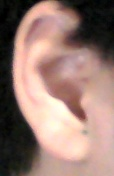
#> input picture tests/images/ear_test_left.jpg, 114 x 176 px
$ python akaze_test_matches.py
#> lines starting #> are read from the running program, lines starting #| are printed output that depends on the picture
# -*- coding: utf-8 -*-
# AKAZE(OpenCV) 動作検証用コード
# 2021/10/23

#OpenCVをインポート
import cv2

# １枚目の画像を読み込む
img1 = cv2.imread("./images/ear_test_left.jpg")
#> img1 is the input picture: shape (176, 114, 3); mean B, G, R 114.8, 123.8, 152.1
# ２枚目の画像を読み込む
img2 = cv2.imread("./images/save_img_left_1632986435.jpg")
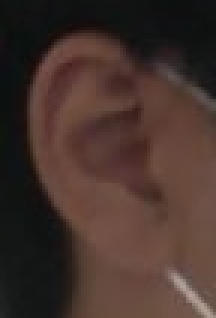
#> input picture tests/images/save_img_left_1632986435.jpg, 72 x 106 px (shown 3 times larger)
#> img2 is the input picture: shape (106, 72, 3); mean B, G, R 44.8, 50.9, 69.6

img1 = cv2.resize(img1, dsize=None, fx=3, fy=3)
#> img1: shape (528, 342, 3)
img2 = cv2.resize(img2, dsize=None, fx=3, fy=3)
#> img2: shape (318, 216, 3)

print("size:",img1.shape,img2.shape)
#| size: (528, 342, 3) (318, 216, 3)

# １枚目の画像をグレースケールで読み出し
gray1 = cv2.cvtColor(img1,cv2.COLOR_BGR2GRAY)
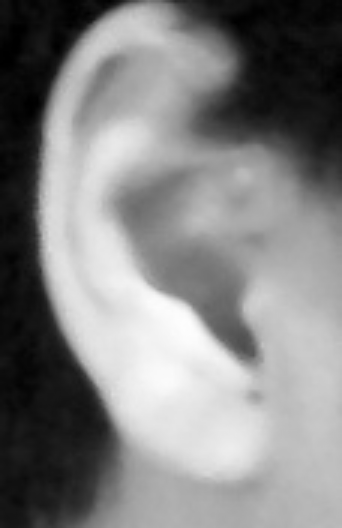
#> gray1: shape (528, 342); min 0, max 253, mean 131.1
# ２枚目の画像をグレースケールcd で読み出し
gray2 = cv2.cvtColor(img2,cv2.COLOR_BGR2GRAY)
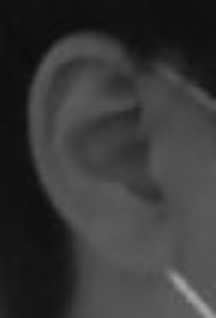
#> gray2: shape (318, 216); min 12, max 167, mean 55.7

# コントラスト均等化
clahe = cv2.createCLAHE(clipLimit=2.0, tileGridSize=(8,8))
gray1 = clahe.apply(gray1)
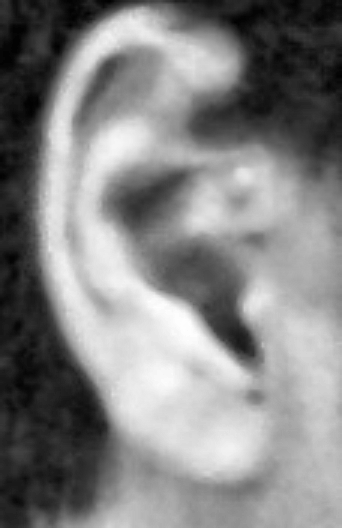
#> gray1: shape (528, 342); min 1, max 254, mean 132.3
gray2 = clahe.apply(gray2)
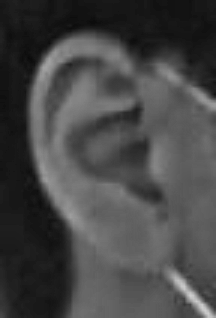
#> gray2: shape (318, 216); min 10, max 206, mean 70.8

# AKAZE検出器の生成
akaze = cv2.AKAZE_create()
# gray1にAKAZEを適用、特徴点を検出
kp1, des1 = akaze.detectAndCompute(gray1,None)
#> kp1 = 40 keypoints; strongest (x, y, size): (248, 308, 13.6), (255, 397, 11.4), (184, 312, 16.1), (245, 349, 11.4)
# gray2にAKAZEを適用、特徴点を検出
kp2, des2 = akaze.detectAndCompute(gray2,None)
#> kp2 = 13 keypoints; strongest (x, y, size): (136, 111, 8.1), (43, 67, 5.7), (157, 196, 8.1), (126, 67, 8.1)

cv2.namedWindow("Gray1", cv2.WINDOW_NORMAL)
cv2.imshow('Gray1', gray1)
cv2.namedWindow("Gray2", cv2.WINDOW_NORMAL)
cv2.imshow('Gray2', gray2)

print("size:",img1.shape,img2.shape)
#| size: (528, 342, 3) (318, 216, 3)
print("size:",gray1.shape,gray2.shape)
#| size: (528, 342) (318, 216)
print("kp:",type(kp1),type(kp2))
#| kp: <class 'tuple'> <class 'tuple'>
print("des:",type(des1),type(des2))
#| des: <class 'numpy.ndarray'> <class 'numpy.ndarray'>

cv2.waitKey(0)

# BFMatcherオブジェク
bf = cv2.BFMatcher(cv2.NORM_HAMMING, crossCheck=True)

# Match descriptorsを生成
matches = bf.match(des1, des2)
#> matches = 9 matches

# matchesをdescriptorsの似ている順にソートする
matches = sorted(matches, key = lambda x:x.distance)

# 検出結果を描画する
img3 = cv2.drawMatches(img1, kp1, img2, kp2, matches[:10], None, flags = cv2.DrawMatchesFlags_NOT_DRAW_SINGLE_POINTS)
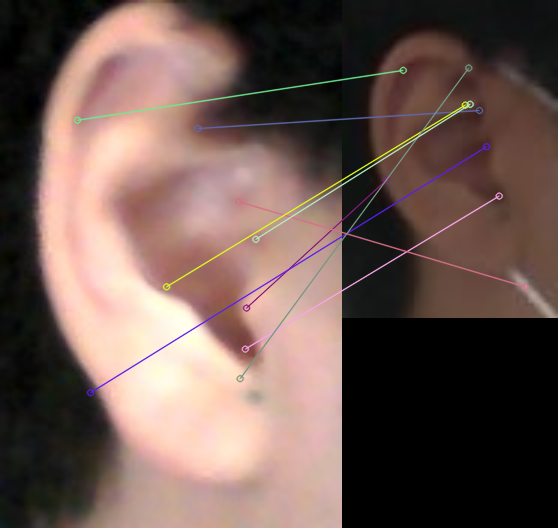
#> img3: shape (528, 558, 3); mean B, G, R 81.7, 88.4, 109.8

#検出結果を描画した画像を出力する
cv2.namedWindow("Result", cv2.WINDOW_NORMAL)
cv2.imshow('Result', img3)

cv2.waitKey(0)
cv2.destroyAllWindows()
